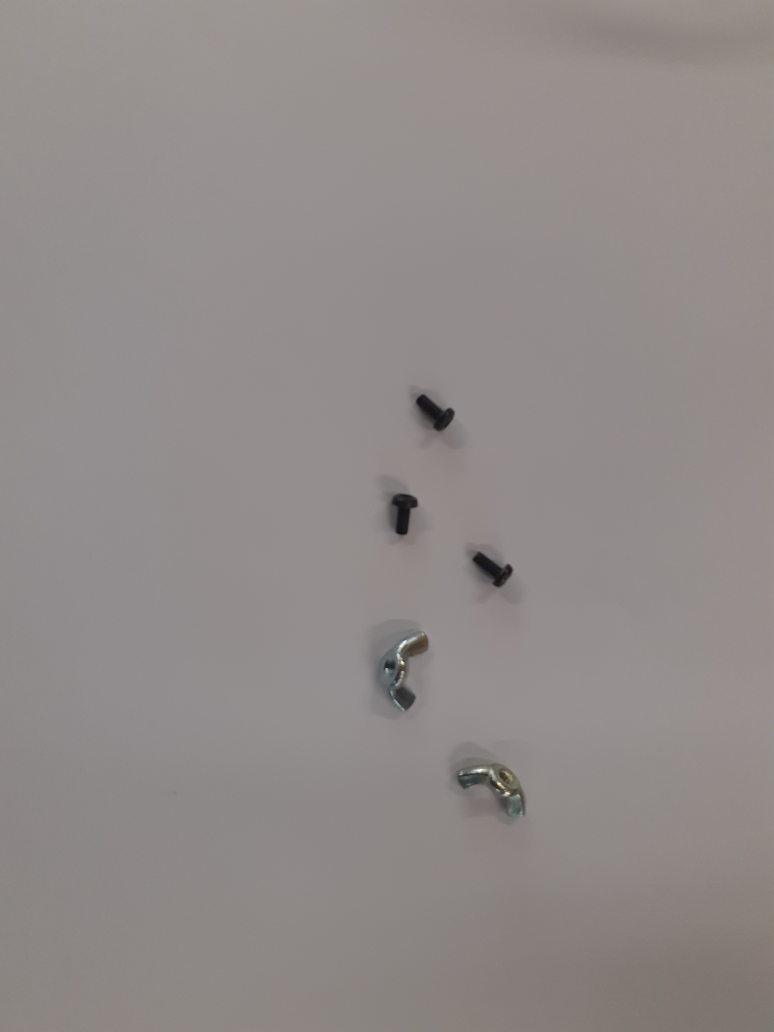
#> input picture images/Q4/nut_bolt1.jpg, 3096 x 4128 px (shown at 1/4 size)
$ python Q4.py
#> lines starting #> are read from the running program, lines starting #| are printed output that depends on the picture; after the words box and inside, x2 and y2 are one past the last pixel; in counts of white or black regions, pixels touching at a corner belong together
import cv2 as cv
import numpy as np


def main():

    # ---------------- Load image ---------------------------------#
    img = cv.imread("images/Q4/nut_bolt1.jpg")
#> img is the input picture: shape (4128, 3096, 3); mean B, G, R 137.3, 138.9, 144.8
    if img is None:
        print("ERROR::CV::Could not read image.")
        return 1

    # ---------------- Resize image -------------------------------#
    rows, cols, channels = img.shape
    rows = rows // 4
    cols = cols // 4

    img = cv.resize(img, (cols, rows))
#> img: shape (1032, 774, 3)

    cv.imshow("nuts + bolts", img)
    # ---------------- Convert image from BGR to HSV --------------#
    blurred = cv.GaussianBlur(img, (3, 3), 0)
    hsv = cv.cvtColor(blurred,cv.COLOR_BGR2HSV)
#> hsv: shape (1032, 774, 3); mean H, S, V 19.7, 13.5, 145

    #---------------- Create masks from HSV values ----------------#
    bolt_lower = np.array([0,0,0])
    bolt_upper = np.array([180,255,42])
    bolt_mask = cv.inRange(hsv, bolt_lower, bolt_upper)
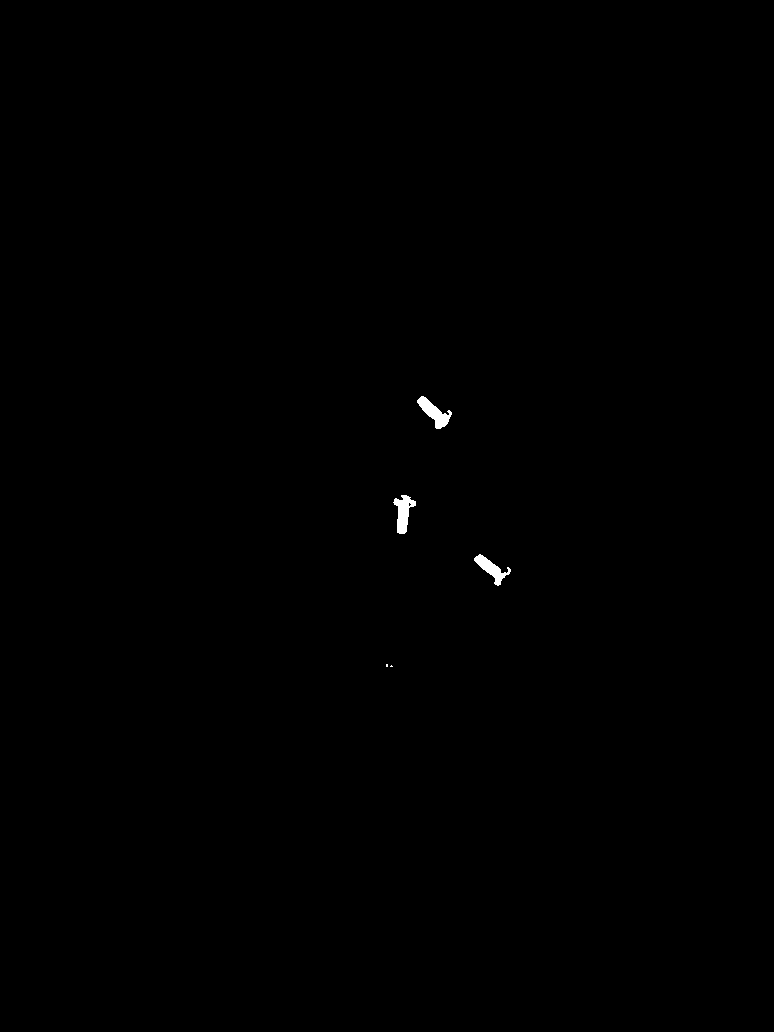
#> bolt_mask: shape (1032, 774); 0.17% white; 5 white regions (2 under 20 px), largest, box (x1, y1, x2, y2) and area: (417, 396, 452, 429) 475, (393, 495, 416, 534) 468, (474, 554, 511, 586) 414
    cv.imshow('bolt_mask', bolt_mask)


    lower_1 = np.array([0,0,114])
    upper_1 = np.array([179,255,172])
    mask1 = cv.inRange(hsv, lower_1, upper_1)
#> mask1: shape (1032, 774); 99.2% white; 11 black regions (4 under 20 px), largest, box (x1, y1, x2, y2) and area: (375, 636, 428, 711) 1816, (453, 760, 525, 818) 1766, (414, 393, 455, 434) 1022
    cv.imshow('mask1', mask1)
    kernel = np.ones((2,2),np.uint8)

    #--------------- Morphological Transforms ----------------------#
    cal_closing = cv.morphologyEx(bolt_mask, cv.MORPH_CLOSE, kernel)
#> cal_closing: shape (1032, 774); 0.17% white; 5 white regions (2 under 20 px), largest, box (x1, y1, x2, y2) and area: (418, 397, 453, 430) 475, (394, 496, 417, 535) 473, (475, 555, 512, 587) 415
    closing = cv.morphologyEx(mask1, cv.MORPH_CLOSE, kernel)
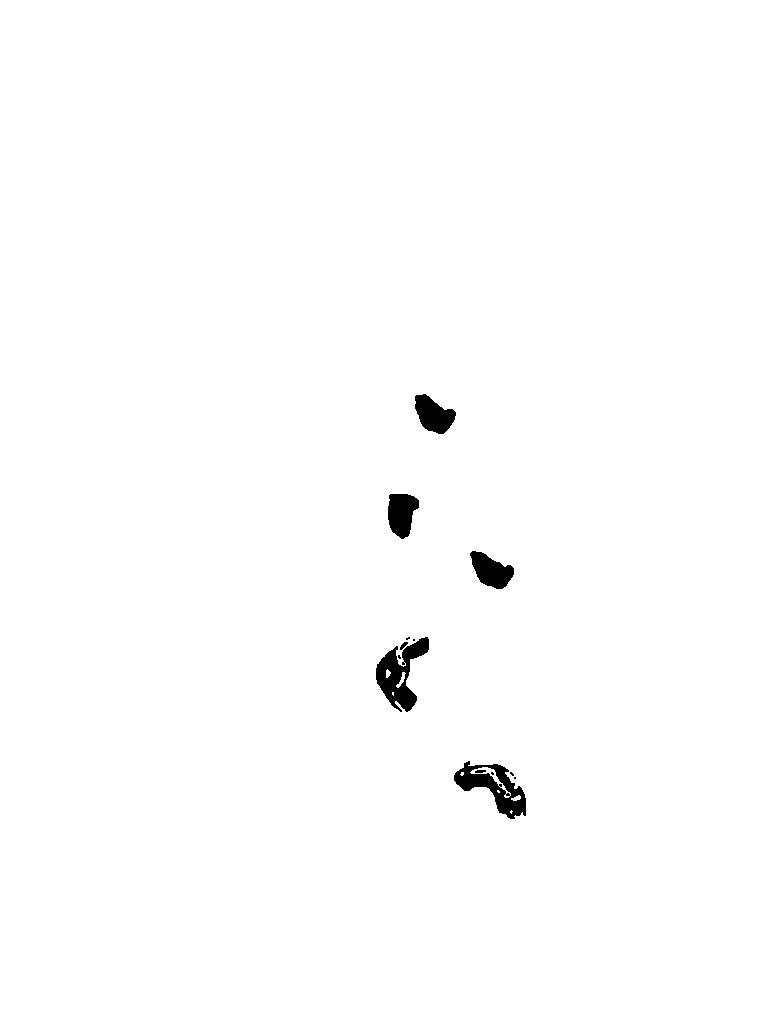
#> closing: shape (1032, 774); 99.2% white; 13 black regions (6 under 20 px)

    #--------------- Find Contours ---------------------------------#
    bolt_num = 0
    nut_num = 0

    contours,h  = cv.findContours(closing,1,2)
#> contours = 25 contours, 13 with area under 20; largest, box (x1, y1, x2, y2) and area: (0, 0, 774, 1032) 796963, (453, 760, 527, 820) 2152, (375, 636, 430, 713) 2027, (387, 493, 420, 540) 1078, (414, 393, 457, 435) 1076; h = 25 rows, first 6: [1, -1, -1, -1], [2, 0, -1, -1], [3, 1, -1, -1], [4, 2, -1, -1], [5, 3, -1, -1], [6, 4, -1, -1]
    cal_contours,h  = cv.findContours(cal_closing,1,2)
#> cal_contours = 5 contours, 2 with area under 20; largest, box (x1, y1, x2, y2) and area: (418, 397, 453, 430) 428, (394, 496, 417, 535) 418, (475, 555, 512, 587) 366; h = [[1, -1, -1, -1], [2, 0, -1, -1], [3, 1, -1, -1], [4, 2, -1, -1], [-1, 3, -1, -1]]

    for cal_cnt in cal_contours:
        cal_area = cv.contourArea(cal_cnt)
        if ((cal_area >= 300) & (cal_area <= 440)): #get bolts
            print("cal_ contour area = {}".format(cal_area))
            cv.drawContours(img,[cal_cnt],0,(0,0,255),2)
            bolt_num += 1
            cv.imshow("contour num = {}".format(bolt_num), img)
            cv.waitKey(0)
#> this loop made 5 passes
#> cal_area on passes 3 to 5: 366, 418.5, 428
#> (printed output is left out)
#> img: shape (1032, 774, 3); mean B, G, R 137.4, 138.9, 145.3
#> after the loop, bolt_num = 3

    cv.putText(img, "num of bolts = " + "{0:.1f}".format(bolt_num), (30, 800), cv.FONT_HERSHEY_COMPLEX_SMALL, 1, (0, 0, 0), 2)
#> img: shape (1032, 774, 3); mean B, G, R 137.2, 138.7, 145
    cv.imshow('num of bolts', img)
    for cnt in contours:
        area = cv.contourArea(cnt)
        if ((area >= 1470) & (area <= 3000)):
            # print("contour area = {}".format(area))
            cv.drawContours(img,[cnt],0,(255,0,10),2)
            nut_num += 1
            cv.imshow("contour num = {}".format(nut_num), img)
            cv.waitKey(0)
#> this loop made 25 passes
#> (area, nut_num) on passes 12, 20: (2151.5, 1), (2027, 2)
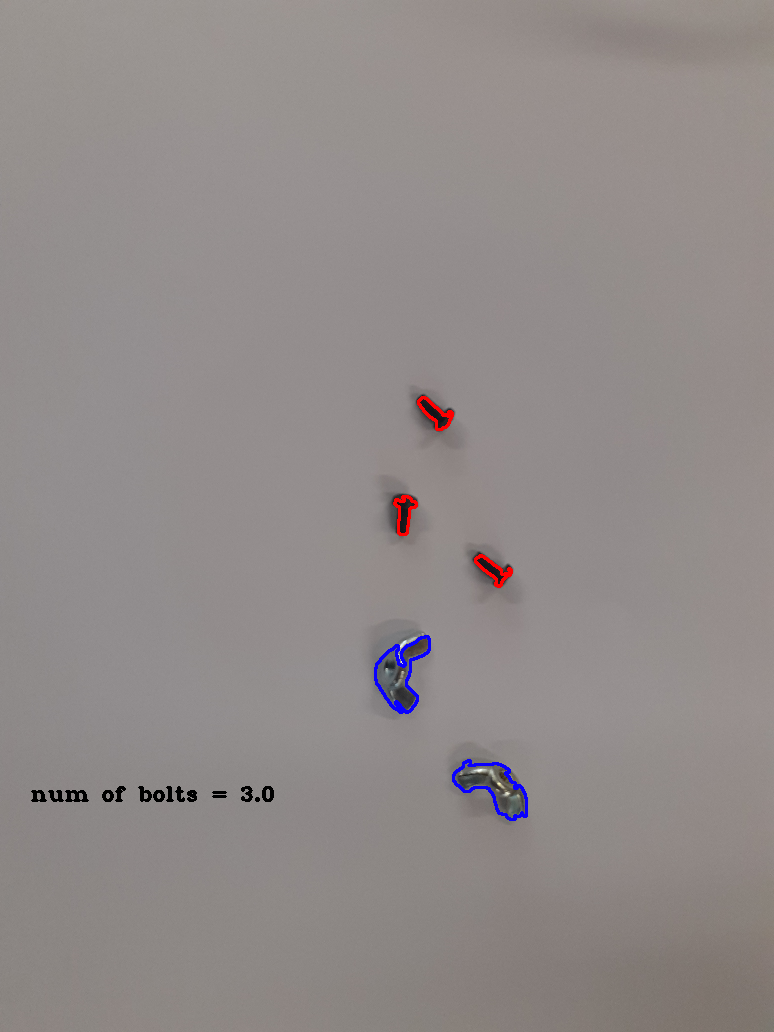
#> img: shape (1032, 774, 3); mean B, G, R 137.5, 138.4, 144.8
#> after the loop, nut_num = 2

    cv.putText(img, "num of nuts = " + "{0:.1f}".format(nut_num), (30, 700), cv.FONT_HERSHEY_COMPLEX_SMALL, 1, (0, 0, 0), 2)
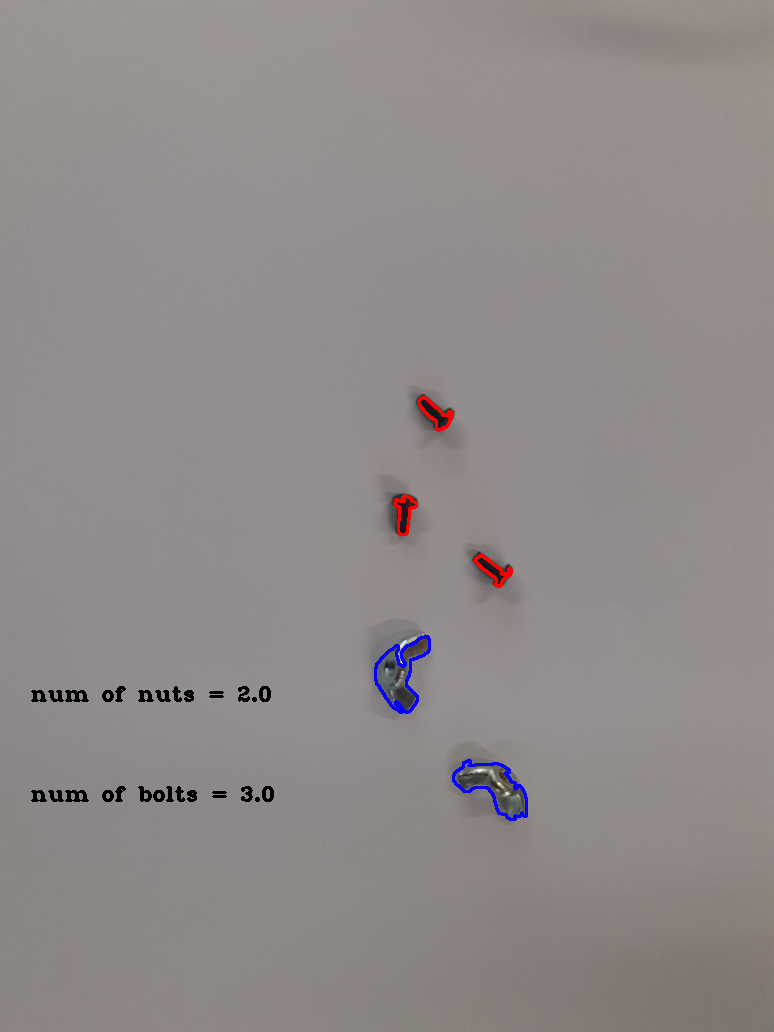
#> img: shape (1032, 774, 3); 0.17% of pixels changed, all inside (x1, y1, x2, y2) = (31, 686, 271, 702)

    cv.imshow('Q4_result', img)
    cv.imwrite('images/Q4/Q4_result.png', img)

    cv.waitKey(0)
    cv.destroyAllWindows()

    return 0


if __name__ == "__main__":

    main()

$ run again, with images/Q4/nut_bolt2.jpg copied over images/Q4/nut_bolt1.jpg
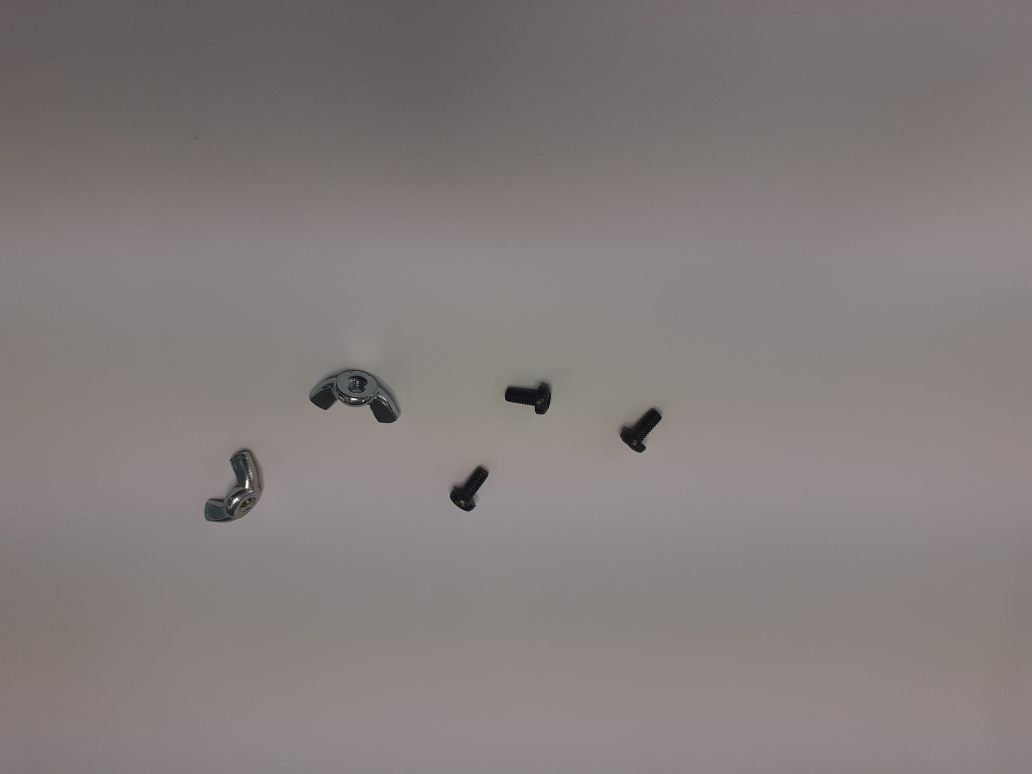
#> input picture images/Q4/nut_bolt2.jpg, 4128 x 3096 px (shown at 1/4 size)
#> in main, img is the input picture: shape (3096, 4128, 3); mean B, G, R 124.1, 125.1, 131.7
#> hsv: shape (774, 1032, 3); mean H, S, V 55.9, 15.7, 131.9
#> in main, `bolt_mask = cv.inRange(hsv, bolt_lower, bolt_upper)`:
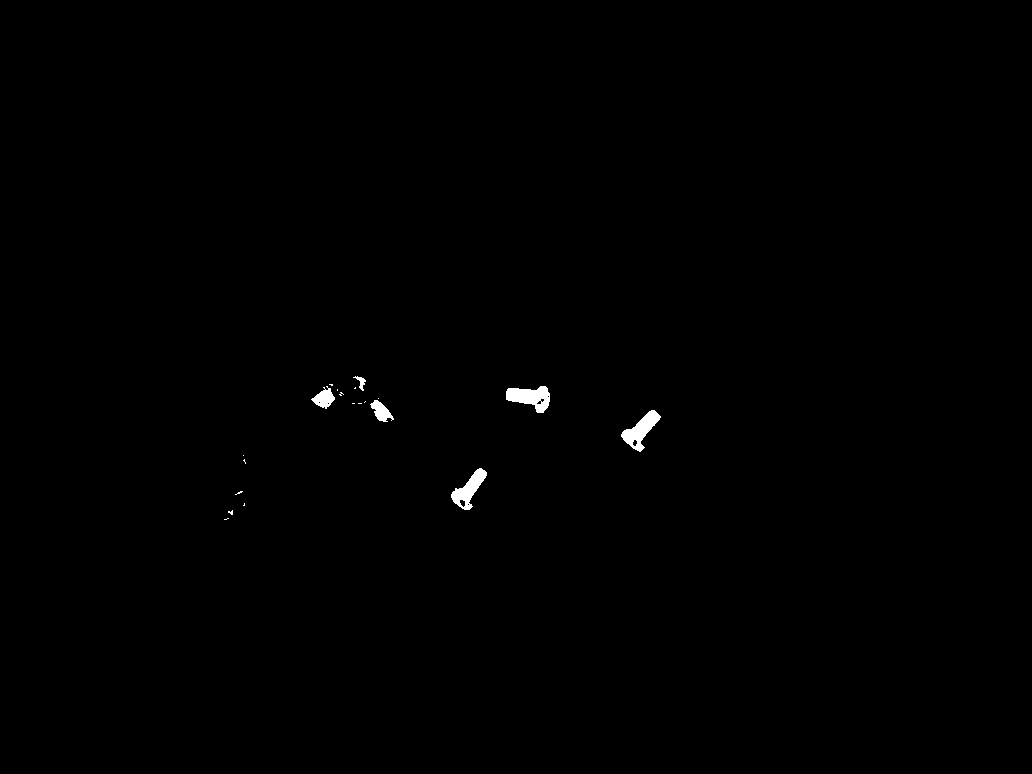
#> bolt_mask: shape (774, 1032); 0.35% white; 20 white regions (14 under 20 px), largest, box (x1, y1, x2, y2) and area: (506, 386, 550, 413) 725, (621, 410, 661, 452) 689, (451, 468, 487, 510) 630, (311, 386, 335, 409) 292, (370, 400, 394, 422) 274, (353, 376, 366, 391) 73
#> mask1: shape (774, 1032); 87.1% white; 111 black regions (101 under 20 px), largest, box (x1, y1, x2, y2) and area: (0, 0, 689, 160) 93988, (309, 367, 401, 423) 2995, (204, 448, 263, 523) 2354
#> cal_closing: shape (774, 1032); 0.35% white; 20 white regions (14 under 20 px), largest, box (x1, y1, x2, y2) and area: (507, 387, 551, 414) 728, (622, 411, 662, 453) 689, (452, 469, 488, 511) 633, (312, 387, 336, 410) 296, (371, 401, 395, 423) 277, (354, 377, 367, 392) 75
#> closing: shape (774, 1032); 87.1% white; 54 black regions (46 under 20 px)
#> in main, `contours,h  = cv.findContours(closing,1,2)`: contours = 134 contours, 118 with area under 20; largest, box (x1, y1, x2, y2) and area: (0, 0, 1032, 774) 702024, (309, 367, 403, 425) 3132, (204, 448, 265, 525) 2522, (504, 380, 554, 417) 1166, (619, 407, 664, 455) 1102; h = 134 rows, first 6: [1, -1, -1, -1], [2, 0, -1, -1], [3, 1, -1, -1], [4, 2, -1, -1], [5, 3, -1, -1], [6, 4, -1, -1]
#> in main, `cal_contours,h  = cv.findContours(cal_closing,1,2)`: cal_contours = 24 contours, 16 with area under 20; largest, box (x1, y1, x2, y2) and area: (507, 387, 551, 414) 683, (622, 411, 662, 453) 656, (452, 469, 488, 511) 604, (312, 387, 336, 410) 262, (371, 401, 395, 423) 243, (354, 377, 367, 392) 54, (460, 500, 467, 508) 32, (633, 440, 639, 448) 25; h = 24 rows, first 6: [1, -1, -1, -1], [2, 0, -1, -1], [3, 1, -1, -1], [4, 2, -1, -1], [5, 3, -1, -1], [6, 4, -1, -1]
#> the loop in main, `for cal_cnt in cal_contours:` made 24 passes
#> cal_area on passes 4, 6, 9, 10, 15, 21, 22, 24: 32.5, 604.5, 25, 656.5, 243, 683, 262.5, 54
#> after the loop in main, `for cal_cnt in cal_contours:`: bolt_num = 0
#> the loop in main, `for cnt in contours:` made 134 passes
#> (area, nut_num) on pass 7: (2521.5, 1)
#> after the loop in main, `for cnt in contours:`: nut_num = 1
#> in main, `cv.putText(img, "num of nuts = " + "{0:.1f}".format(nut_num), (30, 700..`:
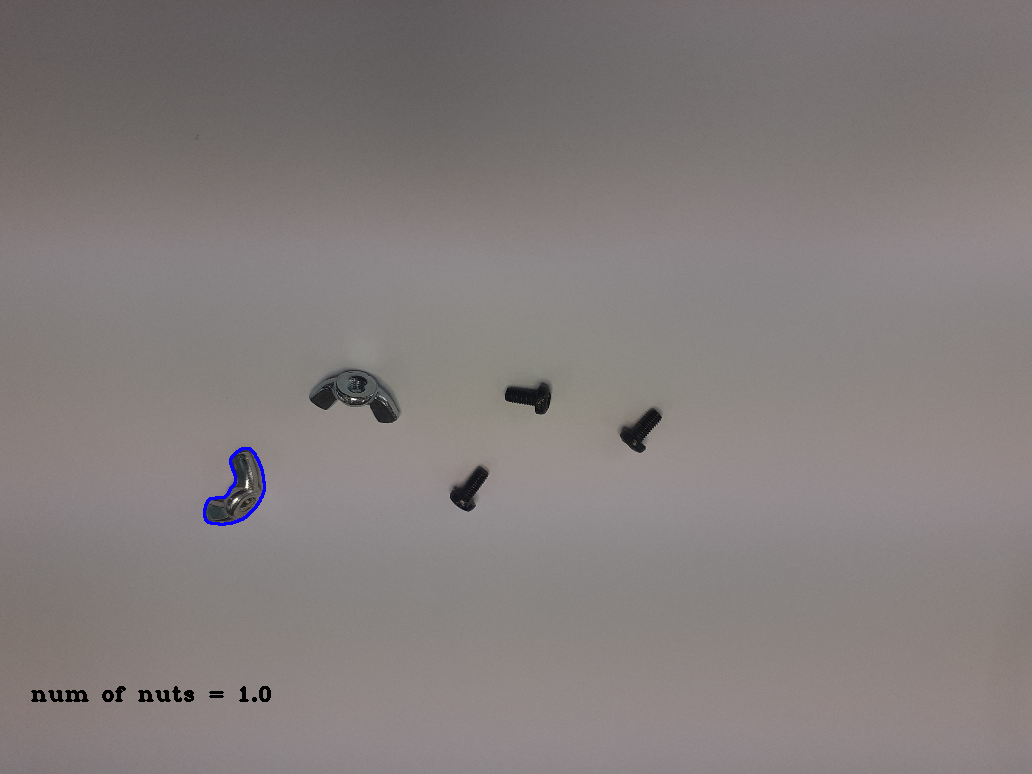
#> img: shape (774, 1032, 3); mean B, G, R 124.1, 124.9, 131.5
